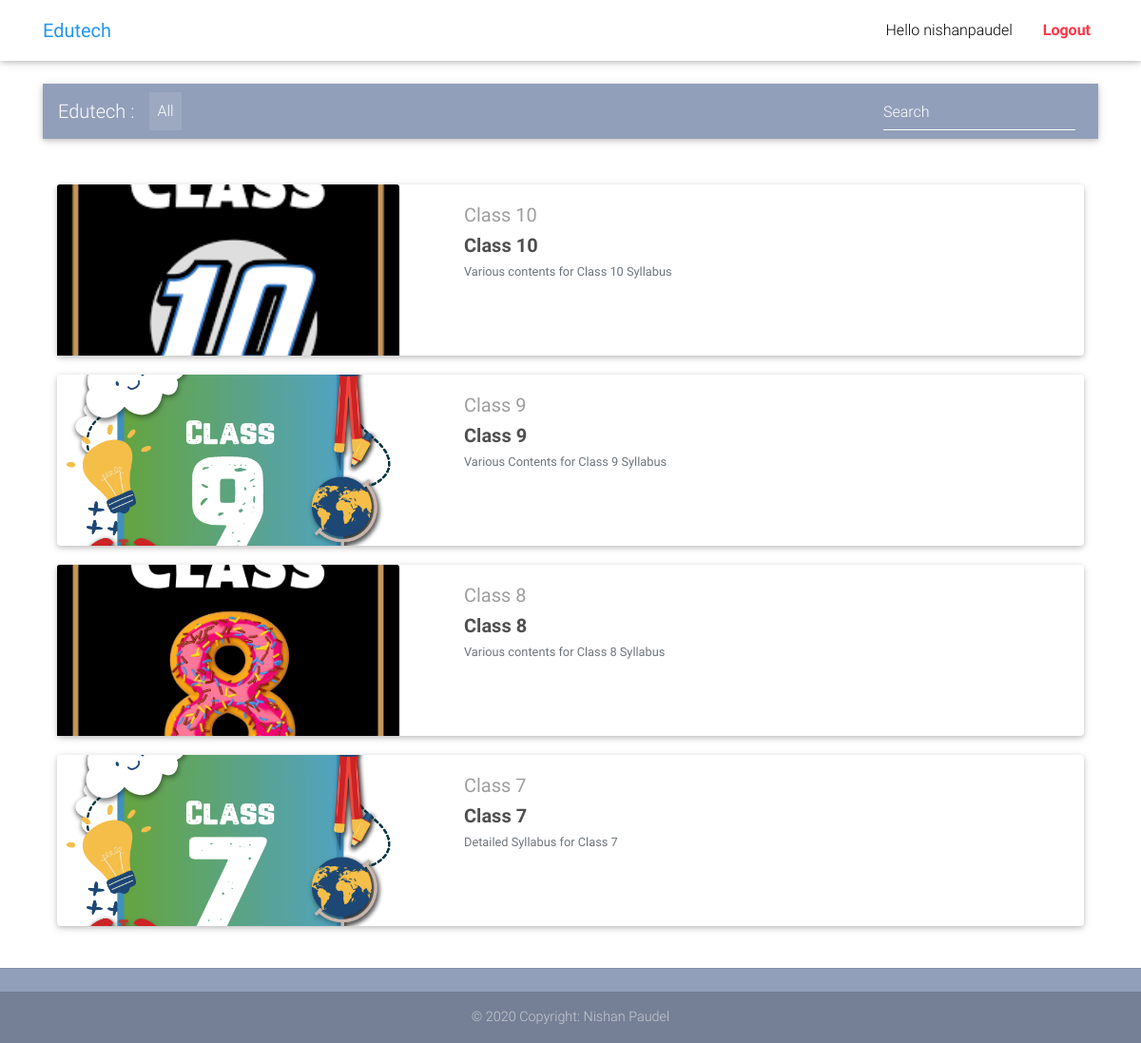
Screenshot of / (signed in) with the database file from the repository.
### app/models.py (models this page shows, shortened)
class Topic(models.Model):
    id = models.UUIDField(primary_key=True, auto_created=True)
    name = models.CharField(max_length=255)
    slug = models.SlugField(unique=True, max_length=255)
    description = models.TextField()
    class_num = models.CharField(max_length=255)
    image = JPEGField(upload_to="", variations={
        'thumbnail': {"width": 400, "height": 250, "crop": True}})
    def get_absolute_url(self):
        return reverse("app:detail", kwargs={
            'slug': self.slug
        })

### app/views.py (the view)
# urls.py: path('', HomeView.as_view(), name="home"),
class HomeView(ListView):
    paginate_by = 5
    template_name = "app/home.html"
    def get_queryset(self):
        if 'search' in self.request.GET:
            return Topic.objects.filter(name__contains=self.request.GET['search'])
        else:
            return Topic.objects.all()

### templates/app/home.html (shortened to what this page needs)
{% extends "base.html" %}
{% block content %}
    <main>
        <div class="container">
            <nav class="navbar navbar-expand-lg navbar-dark mdb-color lighten-3 mt-3 mb-5">
                <span class="navbar-brand">Edutech :</span>
                <div class="collapse navbar-collapse" id="basicExampleNav">
                    <ul class="navbar-nav mr-auto">
                        <li class="nav-item active">
                            <a class="nav-link" href="{% url 'app:home' %}">All
                            </a>
                        </li>
                    </ul>
                    <form class="form-inline" action="{% url 'app:home' %}">
                        <div class="md-form my-0">
                            <input class="form-control mr-sm-2" id='home-search-input' type="text" name="search"
                                   placeholder="Search" aria-label="Search">
                        </div>
                    </form>
                </div>
            </nav>
            <section class=" mb-4">
                {% for item in object_list %}
                    <div class="container-fluid">
                        <div class="mw-100  d-flex flex-fill card mb-n1  home-page-card "
                             href="{{ item.get_absolute_url }}">
                            <div class=" row no-gutters ">
                                <div class="col-4 ">
                                    <a href="{{ item.get_absolute_url }}">
                                        <img src="{{ item.image.url }}" class="card-img-top home-page-image">
                                    </a>
                                </div>
                                <div class="col-8">
                                    <div class="card-body ml-5 mw-100">
                                        <a href="" class="grey-text">
                                            <h5>{{ item.class_num }}</h5>
                                        </a>
                                        <h5>
                                            <strong>
                                                <a href="{{ item.get_absolute_url }}"
                                                   class="dark-grey-text">{{ item.name }}
                                                </a>
                                            </strong>
                                        </h5>
                                        <h4 class="text-muted small">
                                            {{ item.description }}
                                        </h4>
                                    </div>
                                </div>
                            </div>
                        </div>
                        <br>
                    </div>
                {% empty %}
                    <h3>Nothing in here :(</h3>
                {% endfor %}
            </section>
        </div>
    </main>
{% endblock content %}
{% block extra_scripts %}
    {% include "footer.html" %}
{% endblock extra_scripts %}

### templates/navbar.html (shortened to what this page needs)
<nav class="navbar fixed-top navbar-expand-lg navbar-light white scrolling-navbar">
    <div class="container">
        <a class="navbar-brand waves-effect" href="/">
            <strong class="blue-text">Edutech</strong>
        </a>
        <div class="collapse navbar-collapse" id="navbarSupportedContent">
            <ul class="navbar-nav nav-flex-icons">
                {% if user.is_authenticated %}
                    <li class="nav-item">
                            <span class=" nav-link clearfix  d-none d-sm-inline-block"> Hello {{ user.username }} </span>
                    </li>
                    {% if not user.is_handyman %}
                        <li class="nav-item">
                            <a class="nav-link waves-effect" href="{% url 'app:home' %}">
                            </a>
                        </li>
                    {% else %}
                        <li class="nav-item">
                            <a class="nav-link waves-effect" href="{% url 'app:work' %}">
                                <span class="clearfix d-none d-sm-inline-block"> Work </span>
                            </a>
                        </li>
                    {% endif %}
                    <li class="nav-item">
                        <a class="nav-link waves-effect text-danger font-weight-bold"
                           href="{% url 'accounts:logout' %}">
                            <span class="clearfix d-none border-danger  d-sm-inline-block"> Logout </span>
                        </a>
                    </li>
                {% endif %}
            </ul>
        </div>
    </div>
</nav>

### static/css/style.css (style rules this page uses)
html, body, .view { height: 100%; }

### static/css/our.css (style rules this page uses)
.home-page-card { min-width: 100% !important; display: flex; }
.home-page-image { width: 100%; height: 15vw; object-fit: cover; }
html, body { height: 100vh }

### templates/base.html (style rules this page uses)
html, body, header, .carousel { height: 60vh; }

### rows the page displays
Topic: image (picture), class_num "Class 10", name "Class 10", description "Various contents for Class 10 Syllabus"
Topic: image (picture), class_num "Class 9", name "Class 9", description "Various Contents for Class 9 Syllabus"
Topic: image (picture), class_num "Class 8", name "Class 8", description "Various contents for Class 8 Syllabus"
Topic: image (picture), class_num "Class 7", name "Class 7", description "Detailed Syllabus for Class 7"

### other values shown
{{ user.username }} "nishanpaudel"
